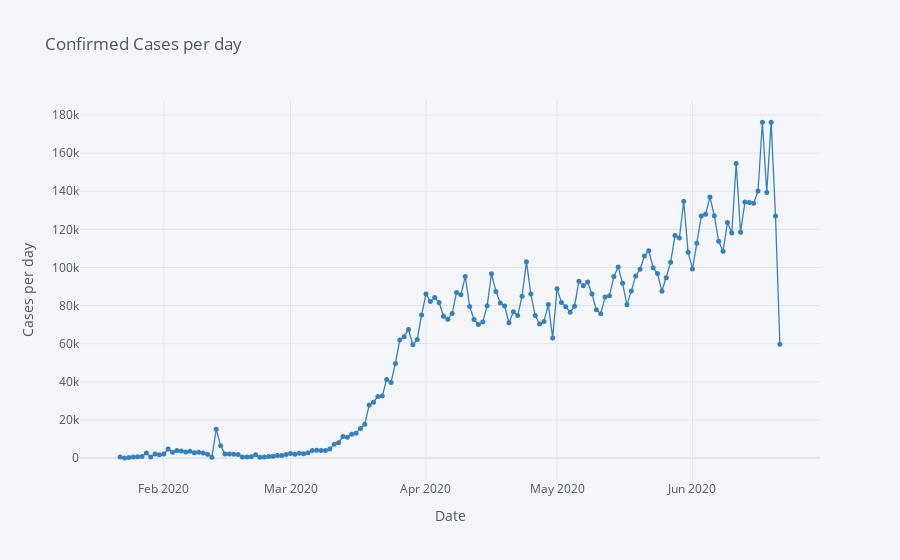

Notebook cell for this chart:
### Code cell
####USING PLOTLY
df.iplot(kind='scatter',x='Date',y='Cas/jrs',mode='markers+lines',title='Confirmed Cases per day',xTitle='Date',yTitle='Cases per day',color="blue",size=5)
df.iplot(kind='scatter',x='Date',y='Décès/jrs',mode='markers+lines',title='Confirmed Deaths per day',xTitle='Date',yTitle='Deaths per day',color="blue",size=5)
df.iplot(kind='scatter',x='Date',y='Guérisons/jrs',mode='markers+lines',title='Confirmed Cures per day',xTitle='Date',yTitle='Cured per day',color="blue",size=5)

### Figure 1 — Plotly figure (JSON) as saved in the notebook; plotly's stock layout.template omitted (floating-point values rounded to 4 significant figures; data arrays with more than 128 entries replaced by an {"elided": "..."} marker saying what was removed)
{"data": [{"line": {"color": "rgba(55, 128, 191, 1.0)", "dash": "solid", "shape": "linear", "width": 1.3}, "marker": {"size": 5, "symbol": "circle"}, "mode": "markers+lines", "name": "Cas/jrs", "text": "", "type": "scatter", "x": {"elided": "152 str values"}, "y": {"elided": "152 int values"}}], "layout": {"legend": {"bgcolor": "#F5F6F9", "font": {"color": "#4D5663"}}, "paper_bgcolor": "#F5F6F9", "plot_bgcolor": "#F5F6F9", "title": {"font": {"color": "#4D5663"}, "text": "Confirmed Cases per day"}, "xaxis": {"gridcolor": "#E1E5ED", "showgrid": true, "tickfont": {"color": "#4D5663"}, "title": {"font": {"color": "#4D5663"}, "text": "Date"}, "zerolinecolor": "#E1E5ED"}, "yaxis": {"gridcolor": "#E1E5ED", "showgrid": true, "tickfont": {"color": "#4D5663"}, "title": {"font": {"color": "#4D5663"}, "text": "Cases per day"}, "zerolinecolor": "#E1E5ED"}}}
